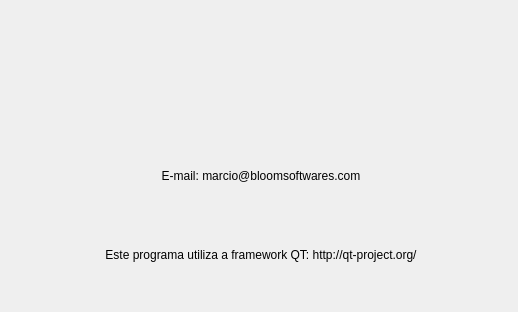
<?xml version="1.0" encoding="UTF-8"?>
<ui version="4.0">
 <class>Sobre</class>
 <widget class="QDialog" name="Sobre">
  <property name="geometry">
   <rect>
    <x>0</x>
    <y>0</y>
    <width>518</width>
    <height>312</height>
   </rect>
  </property>
  <property name="sizePolicy">
   <sizepolicy hsizetype="Fixed" vsizetype="Fixed">
    <horstretch>0</horstretch>
    <verstretch>0</verstretch>
   </sizepolicy>
  </property>
  <property name="font">
   <font>
    <family>Arial</family>
   </font>
  </property>
  <property name="windowTitle">
   <string>Dialog</string>
  </property>
  <property name="windowIcon">
   <iconset>
    <normaloff>../../../Desktop/Icone.png</normaloff>../../../Desktop/Icone.png</iconset>
  </property>
  <widget class="QWidget" name="">
   <property name="geometry">
    <rect>
     <x>17</x>
     <y>20</y>
     <width>488</width>
     <height>271</height>
    </rect>
   </property>
   <layout class="QVBoxLayout" name="verticalLayout">
    <item>
     <widget class="QLabel" name="label">
      <property name="text">
       <string/>
      </property>
      <property name="pixmap">
       <pixmap>../../../Desktop/BLOOM - Marca Horizontal2.png</pixmap>
      </property>
      <property name="scaledContents">
       <bool>true</bool>
      </property>
     </widget>
    </item>
    <item>
     <spacer name="verticalSpacer">
      <property name="orientation">
       <enum>Qt::Vertical</enum>
      </property>
      <property name="sizeType">
       <enum>QSizePolicy::Fixed</enum>
      </property>
      <property name="sizeHint" stdset="0">
       <size>
        <width>20</width>
        <height>40</height>
       </size>
      </property>
     </spacer>
    </item>
    <item>
     <widget class="QLabel" name="label_2">
      <property name="text">
       <string>E-mail: marcio@bloomsoftwares.com</string>
      </property>
      <property name="alignment">
       <set>Qt::AlignCenter</set>
      </property>
     </widget>
    </item>
    <item>
     <widget class="QLabel" name="label_3">
      <property name="text">
       <string>Este programa utiliza a framework QT: http://qt-project.org/</string>
      </property>
      <property name="alignment">
       <set>Qt::AlignCenter</set>
      </property>
     </widget>
    </item>
   </layout>
  </widget>
 </widget>
 <resources/>
 <connections/>
</ui>
